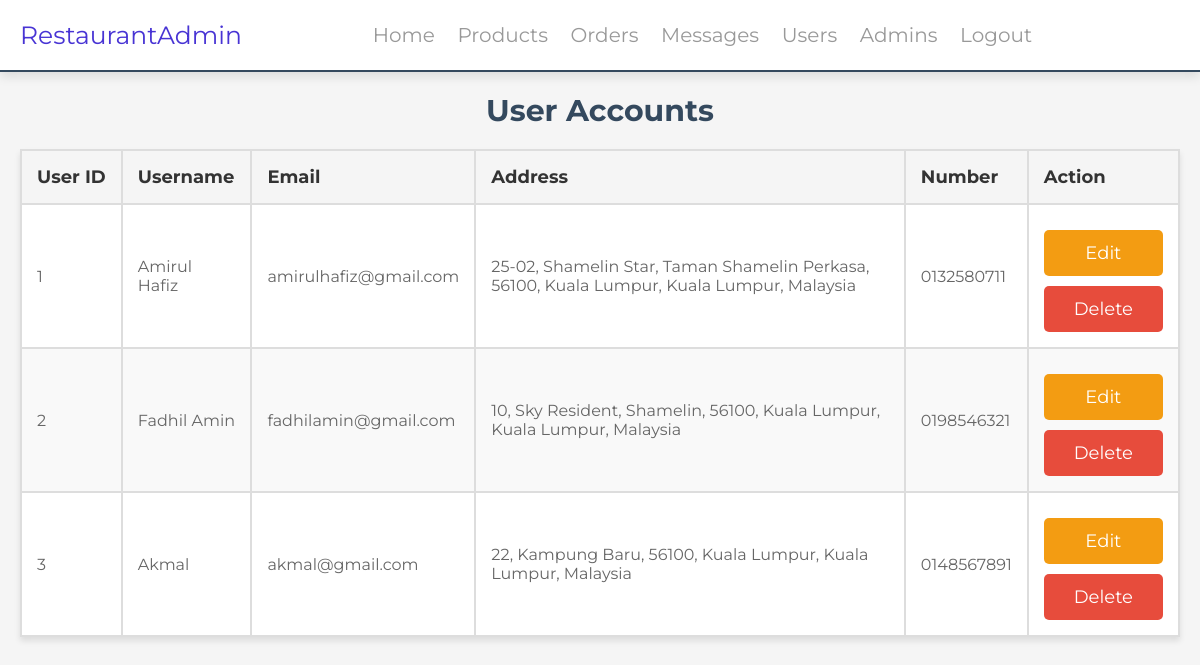
/admin/users_accounts.php (signed in), run on the app's committed database.
### tables this page shows
CREATE TABLE `users` (
  `id` int(100) NOT NULL,
  `name` varchar(20) NOT NULL,
  `email` varchar(50) NOT NULL,
  `number` varchar(10) NOT NULL,
  `password` varchar(50) NOT NULL,
  `address` varchar(500) NOT NULL
);

### admin/users_accounts.php (the view, shortened to what this page needs)
<?php
include '../components/connect.php';
?>
<!DOCTYPE html>
<html lang="en">
<head>
    <link rel="stylesheet" href="https://cdnjs.cloudflare.com/ajax/libs/font-awesome/6.1.1/css/all.min.css">
    <link rel="stylesheet" href="../css/admin_style.css">
</head>
<body>
<?php include '../components/admin_header.php' ?>
<section class="accounts">
    <h1 class="heading">User Accounts</h1>
    <div class="table-container">
        <table class="message-table">
            <thead>
            <tr>
                <th>User ID</th>
                <th>Username</th>
                <th>Email</th>
                <th>Address</th>
                <th>Number</th>
                <th>Action</th>
            </tr>
            </thead>
            <tbody>
            <?php
            $select_account = $conn->prepare("SELECT * FROM `users`");
            $select_account->execute();
            if ($select_account->rowCount() > 0) {
                while ($fetch_accounts = $select_account->fetch(PDO::FETCH_ASSOC)) {
                    ?>
                    <tr>
                        <td><?= $fetch_accounts['id']; ?></td>
                        <td><?= $fetch_accounts['name']; ?></td>
                        <td><?= $fetch_accounts['email']; ?></td>
                        <td><?= $fetch_accounts['address']; ?></td>
                        <td><?= $fetch_accounts['number']; ?></td>
                        <td>
                            <a href="update_user.php?user_id=<?= $fetch_accounts['id']; ?>" class="option-btn">Edit</a>
                            <a href="users_accounts.php?delete=<?= $fetch_accounts['id']; ?>"
                               class="delete-btn"
                               onclick="return confirm('delete this account?');">Delete</a>
                        </td>
                    </tr>
                    <?php
                }
            } else {
                echo '<tr><td colspan="6" class="empty">No Accounts Available</td></tr>';
            }
            ?>
            </tbody>
        </table>
    </div>
</section>
</body>
</html>

### css/admin_style.css (style rules this page uses)
:root { --main-color:#4834d4; --red:#e74c3c; --orange:#f39c12; --black:#34495e; --white:#fff; --light-bg:#f5f5f5; --light-color:#999; --border:.2rem solid var(--black); --box-shadow:0 .5rem 1rem rgba(0,0,0,.1); }
* { font-family: 'Montserrat', sans-serif; margin:0; padding:0; box-sizing: border-box; text-decoration: none; outline: none; border:none; }
html { font-size: 62.5%; overflow-x: hidden; }
body { background-color: var(--light-bg); }
section { max-width: 1200px; margin:0 auto; padding:2rem; }
.btn, .delete-btn, .option-btn { display: block; margin-top: 1rem; border-radius: .5rem; cursor: pointer; width: 100%; font-size: 1.8rem; color:var(--white); padding:1.2rem 3rem; text-transform: capitalize; text-align: center; }
.delete-btn { background-color: var(--red); }
.option-btn { background-color: var(--orange); }
.heading { text-align: center; margin-bottom: 2rem; text-transform: capitalize; color:var(--black); font-size: 3rem; }
.accounts .table-container { margin-top: 20px; width: 100%; margin: 0 auto; }
.accounts .message-table { width: 100%; border-collapse: collapse; background-color: #fff; box-shadow: 0 4px 6px rgba(0, 0, 0, 0.1); table-layout: auto; margin: 0 auto; }
.accounts .message-table th { background-color: #f5f5f5; padding: 15px; text-align: left; border: 2px solid #ddd; font-weight: bold; color: #333; font-size: 18px; white-space: nowrap; }
.accounts .message-table td { padding: 15px; border: 2px solid #ddd; color: #666; font-size: 16px; word-wrap: break-word; }
.accounts .message-table tbody tr:nth-child(even) { background-color: #f9f9f9; }
.message-table { width: auto; border-collapse: collapse; background-color: #fff; box-shadow: 0 4px 6px rgba(0, 0, 0, 0.1); table-layout: fixed; margin: 0 auto; }
.message-table th { background-color: #f5f5f5; padding: 15px; text-align: left; border: 2px solid #ddd; font-weight: bold; color: #333; font-size: 18px; white-space: nowrap; overflow: hidden; }
.message-table td { padding: 15px; border: 2px solid #ddd; color: #666; font-size: 16px; white-space: normal; word-wrap: break-word; }
.message-table tbody tr:nth-child(even) { background-color: #f9f9f9; }

### data on the page
users: id "1", name "Amirul Hafiz", email "amirulhafiz@gmail.com", address "25-02, Shamelin Star, Taman Shamelin Perkasa, 56100, Kuala Lumpur, Kuala Lumpur, Malaysia", number "0132580711"
users: id "2", name "Fadhil Amin", email "fadhilamin@gmail.com", address "10, Sky Resident, Shamelin, 56100, Kuala Lumpur, Kuala Lumpur, Malaysia", number "0198546321"
users: id "3", name "Akmal", email "akmal@gmail.com", address "22, Kampung Baru, 56100, Kuala Lumpur, Kuala Lumpur, Malaysia", number "0148567891"
